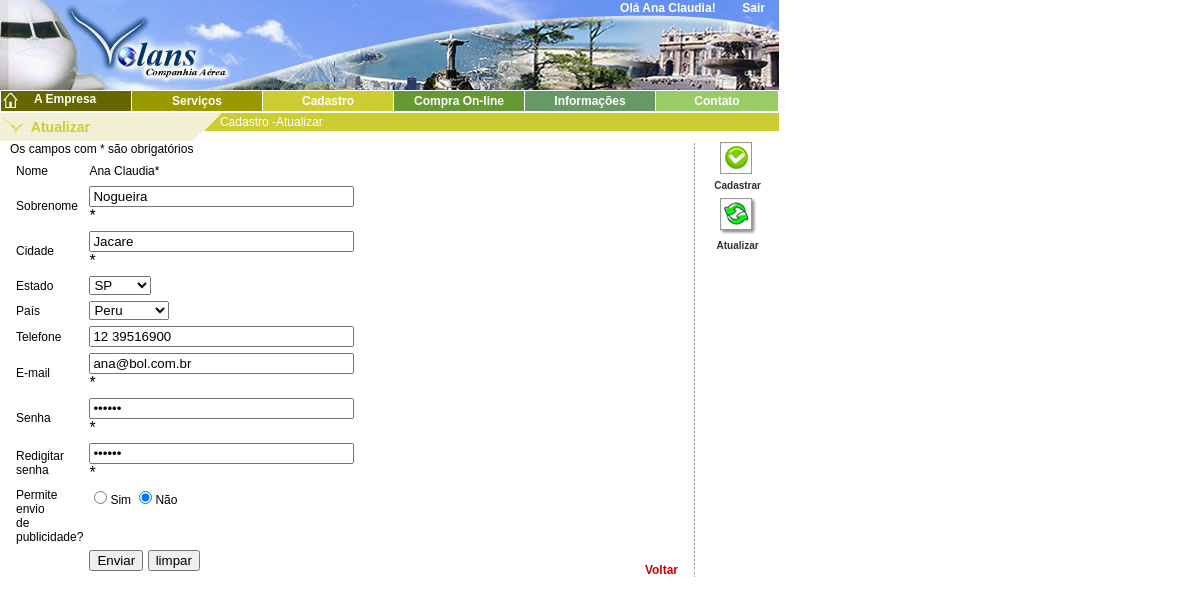
Screenshot of /cadastro/cad_atualizar.php (signed in) with the database file from the repository.
### tables this page shows
CREATE TABLE IF NOT EXISTS `cliente` (
`id_user` int(11) NOT NULL,
  `nome` varchar(30) DEFAULT NULL,
  `sobrenome` varchar(30) DEFAULT NULL,
  `cidade` varchar(30) DEFAULT NULL,
  `estado` varchar(2) DEFAULT NULL,
  `pais` varchar(3) DEFAULT NULL,
  `telefone` varchar(20) DEFAULT NULL,
  `email` varchar(50) DEFAULT NULL,
  `sexo` varchar(1) DEFAULT NULL,
  `rg` varchar(20) DEFAULT NULL,
  `cpf` varchar(14) DEFAULT NULL,
  `permite_pub` varchar(1) DEFAULT NULL,
  `senha` varchar(10) DEFAULT NULL
);

### funcoes/array_estados.php (called while the page is built)
<?
  $estados['Outros']=$estados['TO']=$estados['SP']=
  $estados['SC']=$estados['RS']=$estados['RO']=$estados['RN']=
  $estados['RJ']=$estados['PR']=$estados['PI']=$estados['PE']=
  $estados['PB']=$estados['PA']=$estados['MT']=$estados['MS']=
  $estados['MG']=$estados['MA']=$estados['GO']=$estados['ES']=
  $estados['DF']=$estados['CE']=$estados['BA']=$estados['AP']=
  $estados['AM']=$estados['AL']=$estados['AC']=0;
  ?>

### funcoes/array_paises.php (called while the page is built)
<?
  $paises['Brasil']=$paises['Bolivia']=$paises['Argentina']=
  $paises['Equador']=$paises['Chile']=$paises['Peru']=0;
  ?>

### cadastro/cad_atualizar.php (the view, shortened to what this page needs)
<? include ("../topo/topo_paginas.php"); ?>
<? include("../funcoes/array_estados.php"); ?>
<? include("../funcoes/array_paises.php"); ?>
<?
$sql = "SELECT * FROM cliente WHERE email='".$_SESSION['x_login']."'";
		$result = mysql_query($sql);
		while($linha = mysql_fetch_array($result)) {
			$x_nome=$linha['nome'];
			$x_sobrenome=$linha['sobrenome'];
			$x_cidade=$linha['cidade'];
			$x_estado=$linha['estado'];
			$x_pais=$linha['pais'];
			$x_telefone=$linha['telefone'];
			$x_email=$linha['email'];
			$x_publicidade=$linha['permite_pub'];
			$x_senha=$linha['senha'];
			}
?>
<table width="779" height="475" border="0" cellpadding="0" cellspacing="0">
  <tr>
    <td height="30" colspan="3" background="../fatias/barra_titulo_cad.gif"><table width="779" border="0" cellspacing="0" cellpadding="0">
        <tr>
          <td width="32">&nbsp;</td>
          <td width="195" height="25"> <p class = "tit_barra1"><strong><font color="#CCCC33">Atualizar</font></strong></p></td>
          <td width="582" valign="top"><p class = "tit_barra2">Cadastro -Atualizar</p></td>
        </tr>
      </table></td>
  </tr>
  <tr>
    <td width="653" height="430"> <table width="680" border="0" cellspacing="0" cellpadding="0">
        <tr>
          <td width="10"> <div align="center"></div>
            <p><br>
            </p></td>
          <td>
<p>Os campos com * são obrigatórios </p>
            <div id="conteudo">
              <form name="atualiza" action="cad_atualizar2.php" method="post" class="form_cadastro">
                <table width="351" border="0" cellpadding="2" cellspacing="2">
                  <tr>
                    <td width="102"><p>Nome</p></td>
                    <td width="228"><p><input type="hidden" name="nome" value="<?= $x_nome; ?>">
					                <? echo $x_nome; ?>* </p></td>
                    <td width="8">&nbsp;</td>
                  </tr>
                  <tr>
                    <td><p>Sobrenome</p></td>
                    <td><input name="sobrenome" type="text" size="30" value="<?= $x_sobrenome; ?>">
                      * </td>
                    <td>&nbsp;</td>
                  </tr>
                  <tr>
                    <td><p>Cidade</p></td>
                    <td><input name="cidade" type="text" size="30" value="<?= $x_cidade; ?>">
                      *</td>
                    <td>&nbsp;</td>
                  </tr>
                  <tr>
                    <td><p>Estado</p></td>
                    <td><select name="estado" size="1">
                        <?
            foreach($estados as $e=>$k){
               echo "<option value=\"$e\"";
               if($e==$x_estado){
                echo "selected";
                }
                 echo ">$e</option>";
                 }
                 ?>
            </select></td>
                    <td>&nbsp; </td>
                  </tr>
                  <tr>
                    <td><p>Pa&iacute;s</p></td>
                    <td><select name="pais" size="1">
                        <?
            foreach($paises as $e=>$k){
               echo "<option value=\"$e\"";
               if($e==$x_pais){
                echo "selected";
                }
                 echo ">$e</option>";
                 }
                 ?>
            </select></td>
                    <td>&nbsp;</td>
                  </tr>
                  <tr>
                    <td><p>Telefone</p></td>
                    <td><input name="telefone" type="text" id="telefone" size="30" value="<?=@$x_telefone; ?>"></td>
                    <td>&nbsp;</td>
                  </tr>
                  <tr>
                    <td><p>E-mail</p></td>
                    <td><input name="email" type="text" id="email" size="30" value="<?= $x_email; ?>">
                      *</td>
                    <td>&nbsp;</td>
                  </tr>
                  <tr>
                    <td><p>Senha</p></td>
                    <td><input name="senha" type="password" id="senha2" size="30" value="<?= $x_senha; ?>">
                      *</td>
                    <td>&nbsp;</td>
                  </tr>
                  <tr>
                    <td><p>Redigitar senha</p></td>
                    <td><input name="conf_senha" type="password" id="conf_senha" size="30" value="<?= $x_senha; ?>">
                      *</td>
                    <td>&nbsp;</td>
                  </tr>
                  <tr>
                    <td><p>Permite envio </p>
                      <p>de publicidade?</p></td>
                    <td valign="top"><p>
                        <?
            if($x_publicidade=='s'){
            ?>
                  <input type="radio" name="publicidade"  value="s" checked>Sim
                  <input type="radio" name="publicidade" value="n">Não</td>
          <?
             } else {
          ?>
                  <input type="radio" name="publicidade"  value="s">Sim
                  <input type="radio" name="publicidade" value="n" checked>Não</td>
          <?
          }
          ?> </p></td>
                    <td valign="top"> <p>&nbsp; </p></td>
                  </tr>
                  <tr>
                    <td><input type="hidden" name="tipo_user" value="2"></td>
                    <td><input type="submit" name="enviar" value="Enviar">
                      <input type="reset" name="limpar" value="limpar"></td>
                    <td>&nbsp; </td>
                  </tr>
                </table>
</td>
<td valign="bottom"><div align="right"><a href="javascript:history.back()" class="link_bordo" onMouseOver="infoLink('Voltar à página Anterior');return document.valourtrue" onMouseOut="vazio()">Voltar</a></div></td>
        </tr>
      </table></td>
    <td width="6" align="center" background="../fatias/pontilhado_vert_pag.gif">&nbsp;</td>
    <td width="80" valign="top"> <table width="80" border="0" align="left" cellpadding="0" cellspacing="0">
        <tr>
          <td> <div align="center"><a href="cad_cadastrar.php" onMouseOver="infoLink('Cadastro - Cadastrar');return document.valourtrue" onMouseOut="vazio()"><img src="cadastrar.gif" width="36" height="36" border="0"></a></div></td>
        </tr>
        <tr>
          <td><div align="center" class="link_icones"><a href="cad_cadastrar.php" class="link_icones" onMouseOver="infoLink('Cadastro - Cadastrar');return document.valourtrue" onMouseOut="vazio()">Cadastrar</a></div></td>
        </tr>
        <tr>
          <td height="45"align="bottom"> <div align="center"><img src="atualizar_sombra.gif" width="36" height="36" border="0"></div></td>
        </tr>
        <tr>
          <td><div align="center"class="link_icones">Atualizar</div></td>
        </tr>
        <tr>
          <td valign="bottom"> <div align="center"></div>
            <div align="center" class="link_icones"></div>
            <div align="center" class="link_icones"></div></td>
        </tr>
      </table></td>
  <tr>
    <td colspan="3">&nbsp;</td>
  </tr>
</body>
</html>

### topo/topo_paginas.php (shortened to what this page needs)
<? include("../bd/conexao.php"); ?>
<!DOCTYPE HTML PUBLIC "-//W3C//DTD HTML 4.01 Transitional//EN">
<html>
<head>
<link href="../interface/interface.css" rel="stylesheet" type="text/css">
</head>
<body>
<table width="778" border="0" cellspacing="0" cellpadding="0">
  <tr>
    <td width="780"><img src="../fatias/topo_principal.jpg" width="779" height="90"></td>
  </tr>
  <tr>
    <td bgcolor="#FFFFFF"> <table width="779" border="0" cellspacing="1" cellpadding="0">
        <tr>
          <td width="130" height="20" bgcolor="#666600"> <div align="left"><a href="../index.php" onMouseOver="infoLink('Principal');return document.valourtrue" onMouseOut="vazio()"><img src="../fatias/i_home.gif" width="30" height="18" border="0" align="left"></a><a href="#" name="link5" id="link1" onMouseOver="MM_showMenu(window.mm_menu_0421102600_0,-38,18,null,'link5')" onMouseOut="MM_startTimeout();">A
              Empresa</a></div></td>
          <td width="130" bgcolor="#999900">
            <div align="center"><a href="#" name="link9" id="link2" onMouseOver="MM_showMenu(window.mm_menu_0421112339_0,-41,18,null,'link9')" onMouseOut="MM_startTimeout();">Servi&ccedil;os</a></div></td>
          <td width="130" bgcolor="#CCCC33">
            <div align="center"><a href="#" name="link8" id="link4" onMouseOver="MM_showMenu(window.mm_menu_0421113619_0,-41,18,null,'link8')" onMouseOut="MM_startTimeout();">Cadastro</a></div></td>
          <td width="130" bgcolor="#669933">
            <div align="center"><a href="#" name="link10" id="link7" onMouseOver="MM_showMenu(window.mm_menu_0421115204_0,-22,18,null,'link10')" onMouseOut="MM_startTimeout();">Compra
              On-line</a></div></td>
          <td width="130" bgcolor="#669966">
            <div align="center"><a href="#" name="link3" id="link6" onMouseOver="MM_showMenu(window.mm_menu_0421145146_0,-30,19,null,'link3')" onMouseOut="MM_startTimeout();">Informa&ccedil;&otilde;es</a></div></td>
          <td bgcolor="#99CC66">
<div align="center"><a href="../contato/contato.php">Contato</a></div></td>
        </tr>
      </table></td>
  </tr>
</table>
<?
  if((isset($_SESSION['x_login'])) && (isset($_SESSION['x_senha'])))
	{
		$query="SELECT * FROM cliente WHERE email='".$_SESSION['x_login']."'";
		$result=mysql_query($query,$conn);
		while($linha=mysql_fetch_array($result)){
		$nome=$linha["nome"];
		}
		?>
<div id='top_login'><p class="branco"><b> Olá
  <?= $nome; ?>!
  &nbsp; &nbsp; &nbsp; &nbsp;</b><a href="../logout.php" class="login">Sair</a></p></div>
<? } ?>

### interface/interface.css (style rules this page uses)
body { padding: 0px; margin: 0px; font-family: Arial; font-size: 6px; color: #00000; }
p { padding: 0px; margin: 0px; font-size: 12px; }
p.branco { color: #FFFFFF; }
.tit_barra1 { font-size: 16px; font-weight: bold; }
.tit_barra2 { font-size: 12px; color: #FFFFFF; }
b { font-size: 12px; font-weight: bold; }
strong { font-size: 14px; font-weight: bold; }
a { color: #FFFFFF; font-size: 12px; font-family: Arial; text-decoration: none; font-weight: bold; }
.link_icones { color: #333333; font-family: Arial; font-size: 10px; text-decoration: none; font-weight: bold; padding: 2px; }
.link_bordo { color: #CC0000; font-family: Arial; font-size: 12px; text-decoration: none; font-weight: bold; padding: 2px; }
.login { font-family: Arial; font-size: 12px; font-weight: bold; }
form { padding: 0px; margin: 2px; width: 10px; }
#top_login { z-index: 0; position: absolute; top: 1px; left: 600px; width: 165px; text-align: right; }

### rows the page displays
cliente: nome "Ana Claudia", sobrenome "Nogueira", cidade "Jacare", estado "SP", telefone "12 39516900", email "ana@bol.com.br"

### other values shown
form field pais "Peru"
